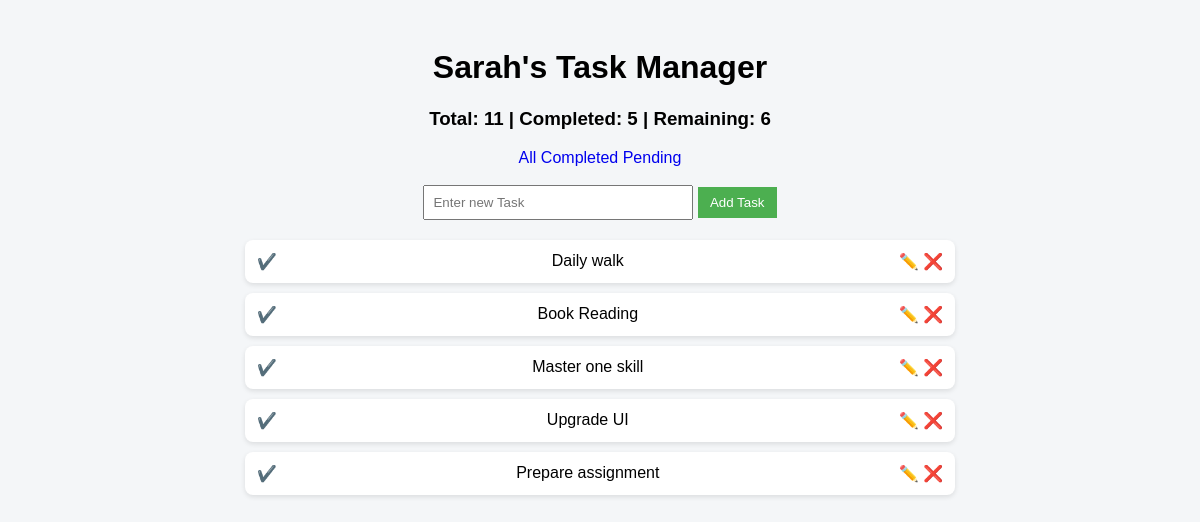
The app's page /?filter=completed with its own data.
### tables this page shows
CREATE TABLE tasks(
    id INTEGER PRIMARY KEY AUTOINCREMENT,
    title TEXT,
    completed INTEGER DEFAULT 0
    );

### app.py (the view)
@app.route('/')
def index():
  filter_type=request.args.get('filter','all')
  if filter_type == 'completed':
    tasks=database.get_completed_task()
  elif filter_type == 'pending':
    tasks=database.get_pending_task()
  else:
    tasks=database.get_data()
  total,completed,remaining=database.count_task()
  return render_template("index.html",tasks=tasks,total=total,completed=completed,remaining=remaining)

### database.py (called while the page is built)
def connect_db():
  return sqlite3.connect('task.db')

def count_task():
  conn=connect_db()
  c=conn.cursor()
  c.execute("SELECT COUNT(*) FROM tasks")
  total=c.fetchone()[0]
  c.execute("SELECT COUNT(*) FROM tasks where completed=1")
  completed=c.fetchone()[0]
  remaining = total-completed
  return total,completed,remaining

def get_completed_task():
  conn=connect_db()
  c=conn.cursor()
  c.execute("SELECT * FROM tasks WHERE completed=1")
  data=c.fetchall()
  conn.close()
  return data

### templates/index.html (shortened to what this page needs)
<!doctype html>
<html lang="en">
  <head>
    <link rel="stylesheet" href={{url_for('static',filename="style.css")}}>
  </head>
  <body>
    <h1>Sarah's Task Manager</h1>
    <h3>
      Total: {{total}} |
      Completed: {{completed}} |
      Remaining: {{remaining}}
    </h3>
    <div style="text-align:center;">
      <a href="/?filter=all">All</a>
      <a href="/?filter=completed">Completed</a>
      <a href="/?filter=pending">Pending</a>
    </div>
    <br>
    <form action="/add" method="POST">
      <input type="text" name="title" placeholder="Enter new Task" required />
      <button type="submit">Add Task</button>
    </form>
    <ul>
      {% for task in tasks %}
      <li>
        <a href="/toggle/{{task[0]}}">
          {% if task[2] == 1 %}
            ✔️
          {% else %}
            ⬜
          {% endif %}
        </a>
        {{task[1]}}
        <div>
          <a href="/edit/{{task[0]}}">✏️</a>
          <a href="/delete/{{task[0]}}">❌</a>
        </div>
      </li>
      {% endfor %}
    </ul>
  </body>
</html>

### static/style.css (style rules this page uses)
body { font-family: Arial; background: #f4f6f8; padding: 20px; }
h1,h3 { text-align: center; }
form { text-align: center; margin-bottom: 20px; }
input { padding: 8px; width: 250px; }
button { padding: 8px 12px; background: #4caf50; color: white; border: none; cursor: pointer; }
ul { list-style: none; padding: 0; }
li { background: white; margin: 10px auto; padding: 12px; width: 60%; border-radius: 8px; display: flex; justify-content: space-between; align-items: center; box-shadow: 0px 2px 5px rgba(0, 0, 0, 0.1); }
a { text-decoration: none; text-align: center; }

### records on screen
tasks: title "Daily walk"
tasks: title "Book Reading"
tasks: title "Master one skill"
tasks: title "Upgrade UI"
tasks: title "Prepare assignment"

### other values on screen
{{ total }} "11"
{{ completed }} "5"
{{ remaining }} "6"
